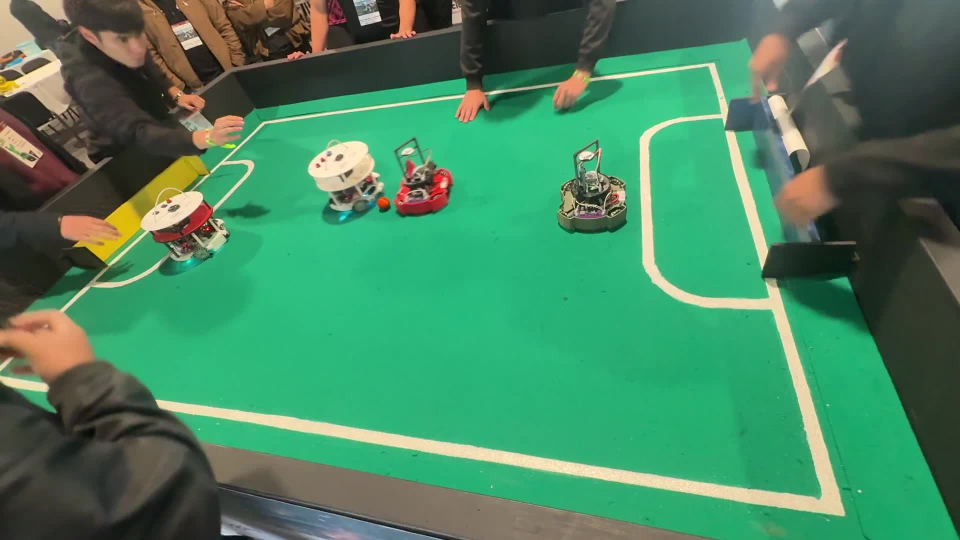
#> input picture data/frames/IMG_9913/frame_0001.jpg, 1920 x 1080 px (shown at 1/2 size); its folder holds only this picture in this run
$ python -i tracking.py   (imports and definitions only)
#> lines starting #> are read from the running program, lines starting #| are printed output that depends on the picture; after the words box and inside, x2 and y2 are one past the last pixel; in counts of white or black regions, pixels touching at a corner belong together
#> further down, picture is the input picture: shape (1080, 1920, 3); mean B, G, R 96.5, 132.9, 71.3
from __future__ import annotations

import json
from dataclasses import dataclass
from pathlib import Path
from typing import Any, Iterable

import cv2
import numpy as np


MOTION_TYPES = {
    "translation": cv2.MOTION_TRANSLATION,
    "euclidean": cv2.MOTION_EUCLIDEAN,
    "affine": cv2.MOTION_AFFINE,
    "homography": cv2.MOTION_HOMOGRAPHY,
}


@dataclass(frozen=True)
class HomographyTrackingConfig:
    motion: str = "affine"
    tracking_mode: str = "sequential"
    ecc_scale: float = 0.5
    iterations: int = 150
    eps: float = 1e-6
    line_mask_dilate: int = 120
    accept_score: float = 0.30


@dataclass(frozen=True)
class ReferenceHomography:
    H_ref: np.ndarray
    inliers: int | None
    total_points: int


@dataclass(frozen=True)
class HomographyFrameResult:
    frame_name: str
    index: int
    status: str
    ecc_score: float | None
    ref_to_current: np.ndarray
    current_to_ref: np.ndarray
    H_frame_to_field: np.ndarray

    # [10 lines left out: function to_dict, not called in this run]


def load_points_config(points_path: str | Path) -> dict[str, Any]:
    with Path(points_path).open("r", encoding="utf-8") as f:
        return json.load(f)


# [53 lines left out: functions as_point, load_correspondences, compute_reference_homography, read_image, not called in this run]


def odd_kernel(size: int) -> np.ndarray:
    size = max(1, int(size))
    if size % 2 == 0:
        size += 1
    return np.ones((size, size), np.uint8)


def make_line_alignment(frame_bgr: np.ndarray) -> tuple[np.ndarray, np.ndarray]:
    hsv = cv2.cvtColor(frame_bgr, cv2.COLOR_BGR2HSV)
#> hsv: shape (1080, 1920, 3); mean H, S, V 58.8, 126.3, 138.2

    white = cv2.inRange(
        hsv,
        np.array([0, 0, 130], dtype=np.uint8),
        np.array([180, 95, 255], dtype=np.uint8),
    )
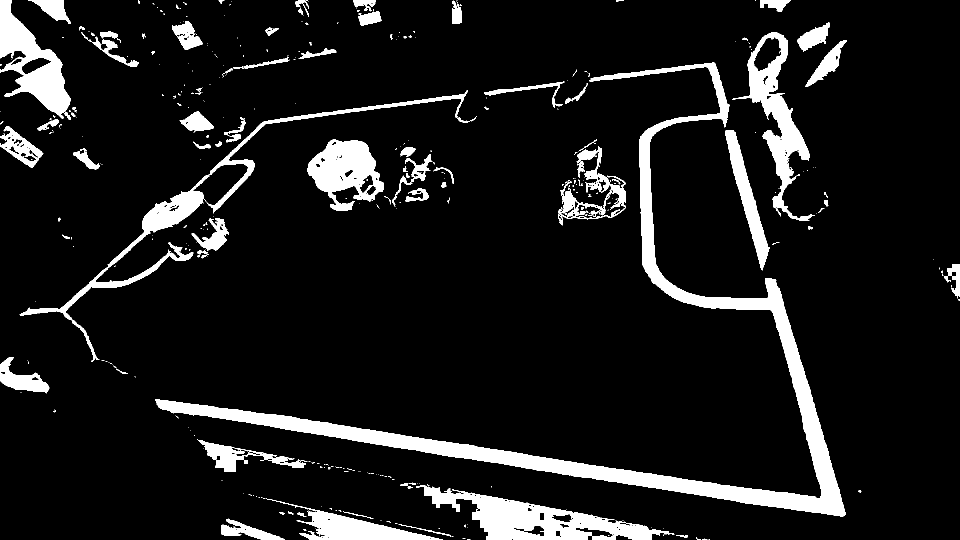
#> white: shape (1080, 1920) (shown at 1/2 size); 9.9% white; 441 white regions (338 under 20 px), largest, box (x1, y1, x2, y2) and area: (310, 125, 1691, 1033) 68342, (832, 971, 1349, 1080) 20313, (39, 181, 936, 724) 16782
    green = cv2.inRange(
        hsv,
        np.array([35, 30, 35], dtype=np.uint8),
        np.array([105, 255, 255], dtype=np.uint8),
    )
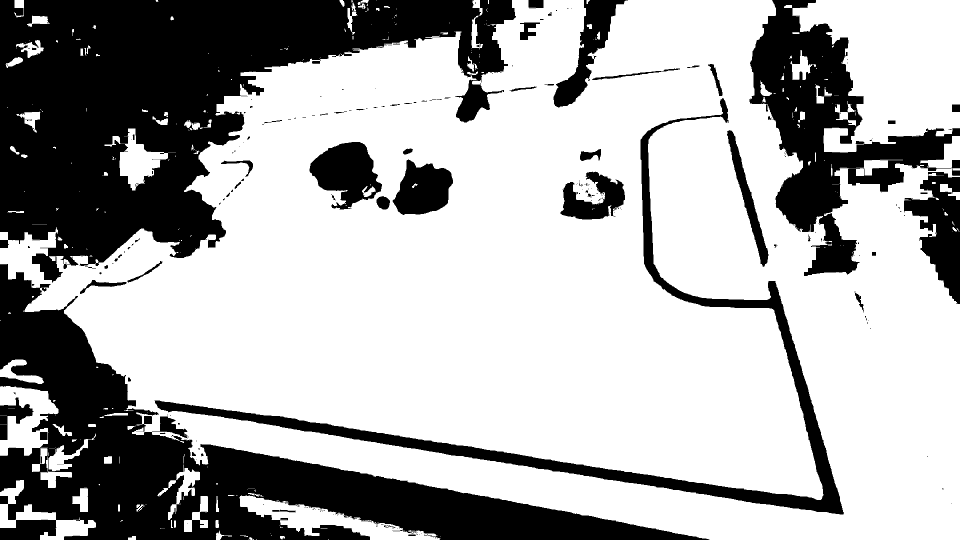
#> green: shape (1080, 1920) (shown at 1/2 size); 67.6% white; 301 black regions (238 under 20 px), largest, box (x1, y1, x2, y2) and area: (0, 0, 1032, 566) 275452, (0, 528, 1419, 1080) 201976, (1499, 0, 1920, 552) 76861

    white = cv2.morphologyEx(white, cv2.MORPH_OPEN, odd_kernel(3))
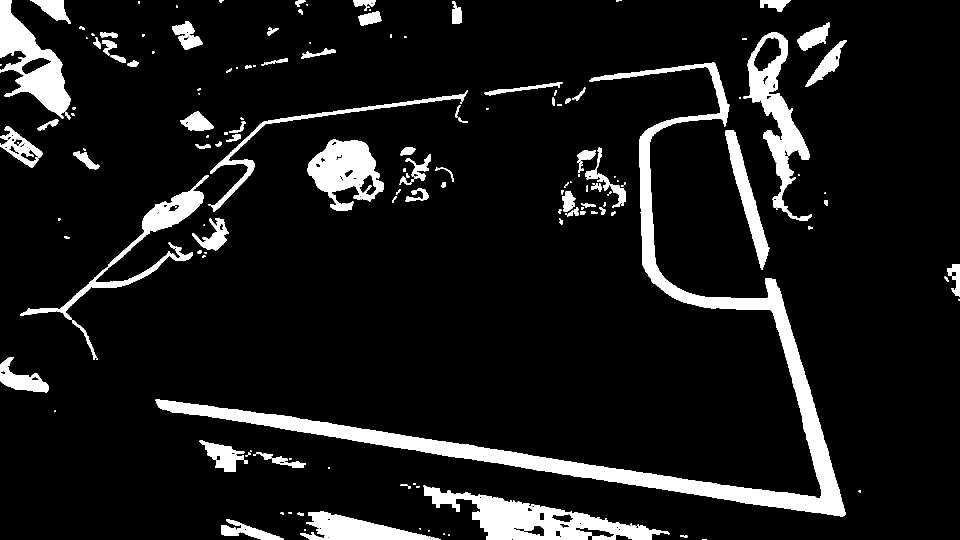
#> white: shape (1080, 1920) (shown at 1/2 size); 9.6% white; 182 white regions (56 under 20 px), largest, box (x1, y1, x2, y2) and area: (311, 125, 1691, 1033) 68322, (847, 971, 1339, 1080) 19813, (1487, 64, 1624, 442) 14212
    green = cv2.morphologyEx(green, cv2.MORPH_CLOSE, odd_kernel(17))
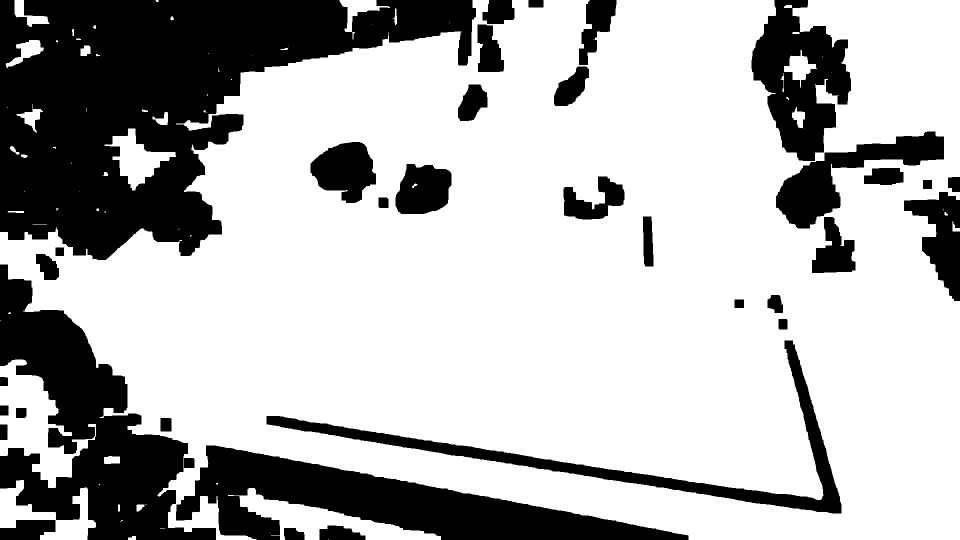
#> green: shape (1080, 1920) (shown at 1/2 size); 71.1% white; 36 black regions, largest, box (x1, y1, x2, y2) and area: (0, 0, 952, 520) 251214, (0, 529, 432, 1080) 98404, (352, 891, 1377, 1080) 80679
    green = cv2.dilate(green, odd_kernel(23))
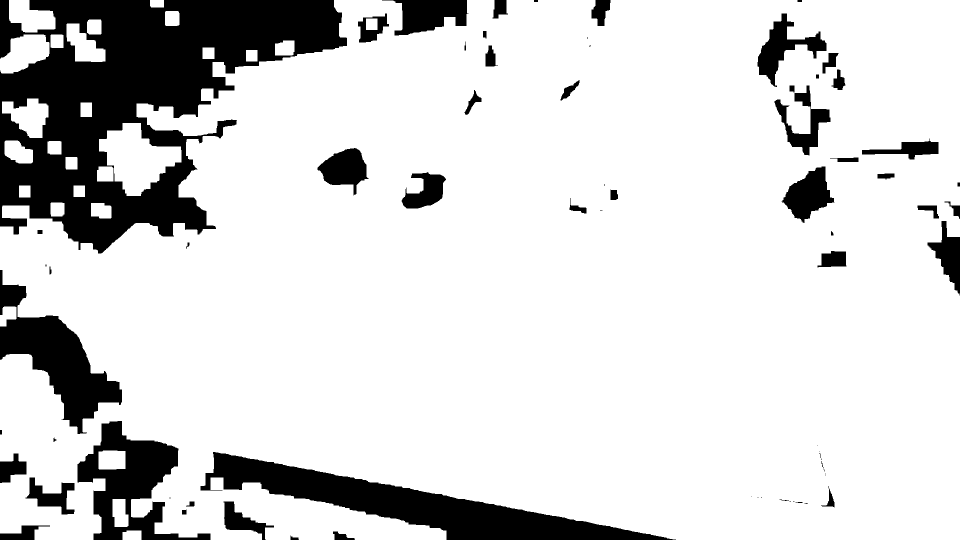
#> green: shape (1080, 1920) (shown at 1/2 size); 83.9% white; 72 black regions (21 under 20 px), largest, box (x1, y1, x2, y2) and area: (0, 0, 694, 507) 168779, (401, 904, 1352, 1080) 50094, (0, 540, 244, 868) 27413

    lines = cv2.bitwise_and(white, green)
#> lines: shape (1080, 1920); 7.1% white; 180 white regions (67 under 20 px), largest, box (x1, y1, x2, y2) and area: (311, 125, 1691, 1033) 67896, (1487, 67, 1619, 442) 9761, (600, 1022, 869, 1080) 7623
    lines = cv2.morphologyEx(lines, cv2.MORPH_CLOSE, odd_kernel(5))
#> lines: shape (1080, 1920); 7.2% white; 119 white regions (37 under 20 px), largest, box (x1, y1, x2, y2) and area: (311, 125, 1691, 1033) 68071, (1487, 67, 1619, 442) 10704, (600, 1022, 882, 1080) 7796
    lines = cv2.dilate(lines, odd_kernel(3))
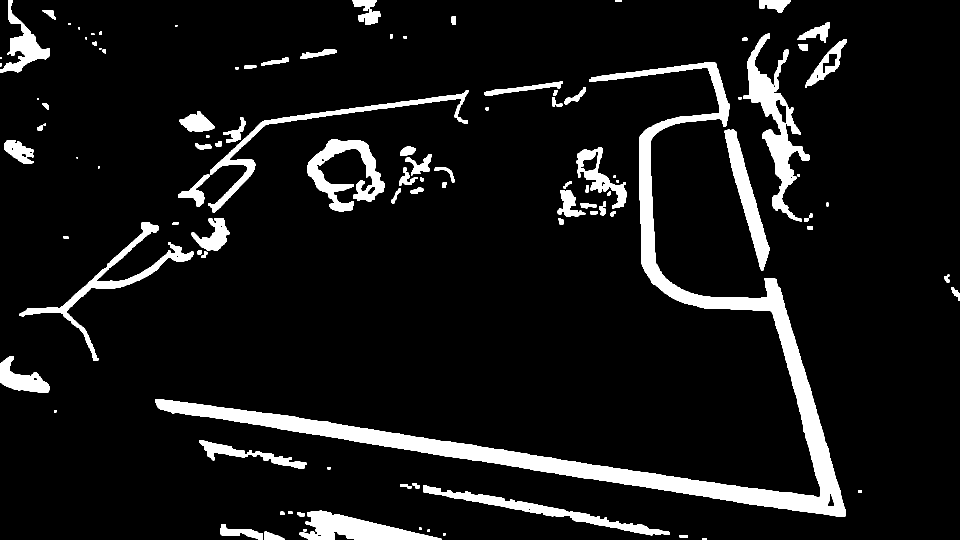
#> lines: shape (1080, 1920) (shown at 1/2 size); 8.5% white; 106 white regions (10 under 20 px), largest, box (x1, y1, x2, y2) and area: (310, 124, 1692, 1034) 74875, (1486, 66, 1620, 443) 12614, (614, 278, 769, 423) 8473
    lines = cv2.GaussianBlur(lines, (5, 5), 0)
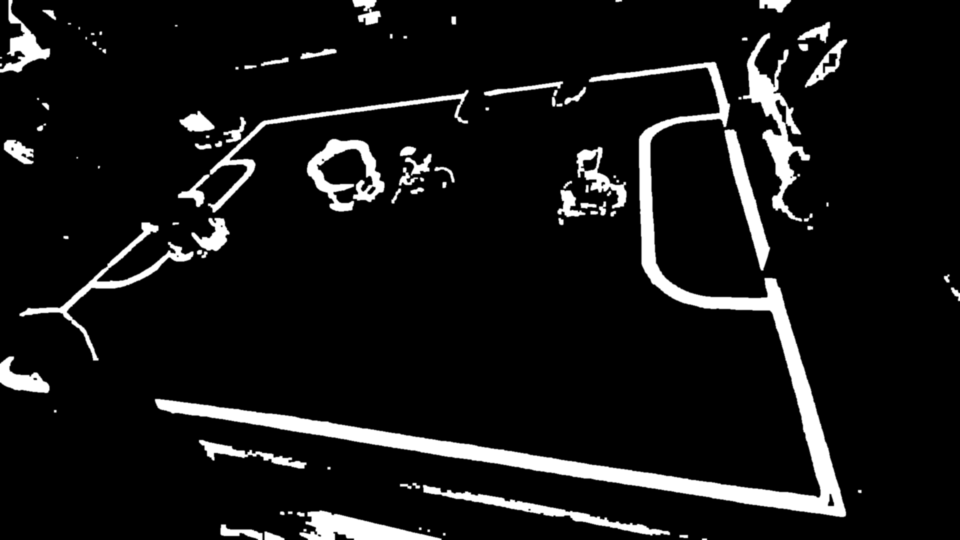
#> lines: shape (1080, 1920) (shown at 1/2 size); min 0, max 255, mean 21.6

    return lines.astype(np.float32) / 255.0, lines


# [161 lines left out: functions resize_gray_float, resize_mask, as_homogeneous, to_motion_shape, scale_warp_to_full_resolution, scale_warp_to_ecc_resolution and 3 more, not called in this run]


class ConsecutiveHomographyEstimator:
    # [163 lines left out: functions __init__, process, _make_result, sorted_frame_paths, estimate_homographies_for_frame_paths, warp_frame_to_field and 1 more, not called in this run]

>>> import cv2
>>> picture = cv2.imread('../data/frames/IMG_9913/frame_0001.jpg')
>>> result = make_line_alignment(picture)

$ run again, on data/frames/IMG_9913/frame_0005.jpg
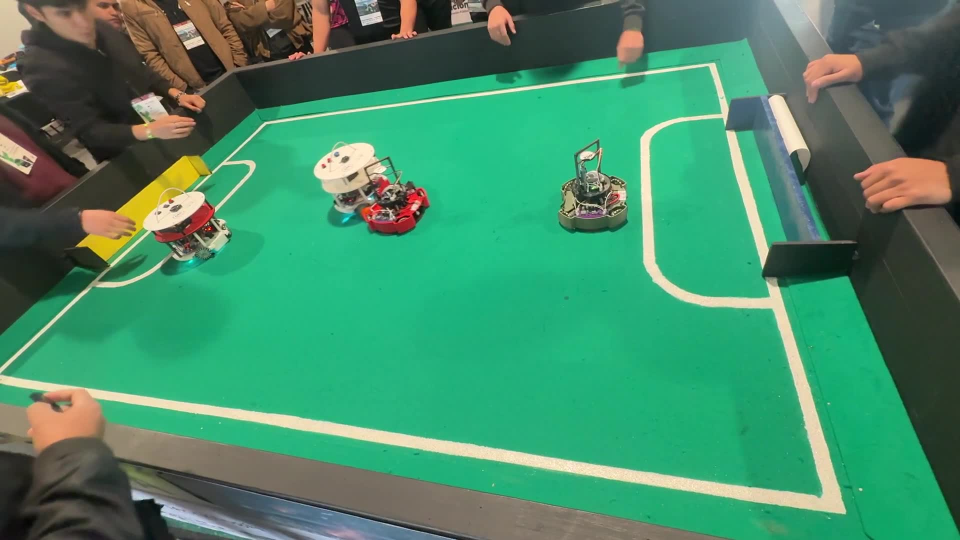
#> input picture data/frames/IMG_9913/frame_0005.jpg, 1920 x 1080 px (shown at 1/2 size)
#> picture is the input picture: shape (1080, 1920, 3); mean B, G, R 103.8, 138.7, 69.3
#> hsv: shape (1080, 1920, 3); mean H, S, V 62.9, 135.3, 144.3
#> in make_line_alignment, `white = cv2.inRange( hsv, np.array([0, 0, 130], dtype=np.uint8), np.ar..`:
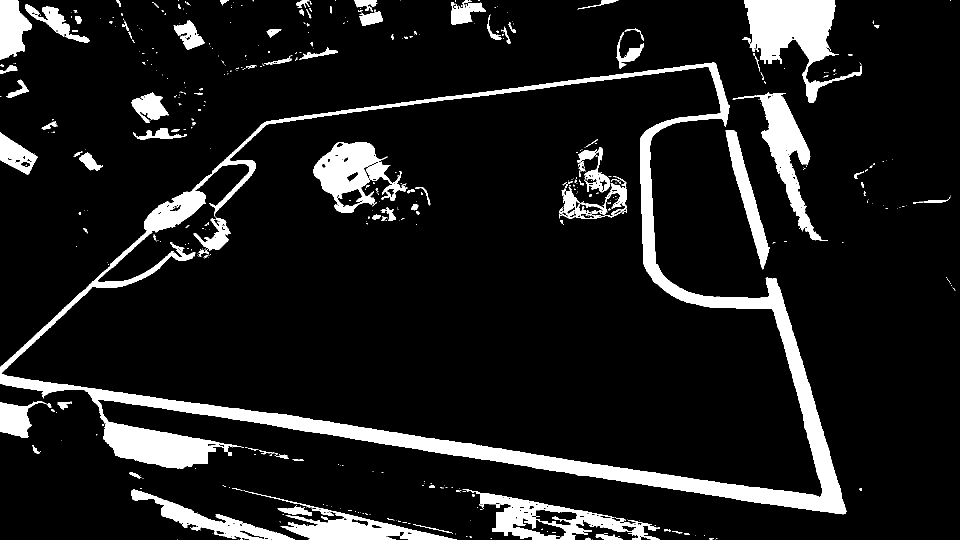
#> white: shape (1080, 1920) (shown at 1/2 size); 10.9% white; 513 white regions (395 under 20 px), largest, box (x1, y1, x2, y2) and area: (0, 125, 1693, 1029) 104349, (1484, 0, 1724, 206) 19397, (1465, 184, 1656, 482) 12213
#> in make_line_alignment, `lines = cv2.GaussianBlur(lines, (5, 5), 0)`:
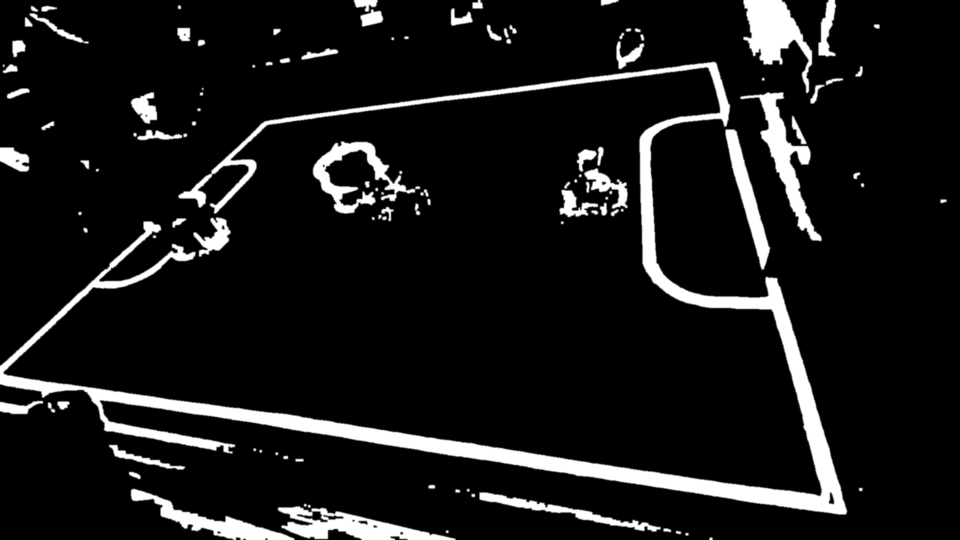
#> lines: shape (1080, 1920) (shown at 1/2 size); min 0, max 255, mean 24.3
